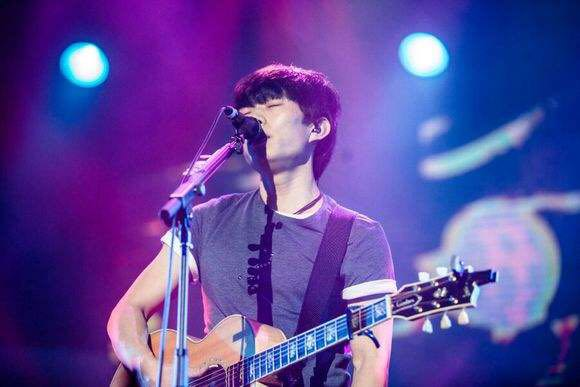
#> input picture 1.jpg, 580 x 387 px
$ python imageFaceDetection.py
#> lines starting #> are read from the running program, lines starting #| are printed output that depends on the picture; after the words box and inside, x2 and y2 are one past the last pixel; in counts of white or black regions, pixels touching at a corner belong together
#coding=utf-8
#静态图片的人脸检测
#2017.03.11
#Jee
import cv2
filename = '1.jpg'

def detect(filename):
#> called with filename = '1.jpg'
    face_cascade = cv2.CascadeClassifier('./cascades/haarcascade_frontalface_default.xml')
    img = cv2.imread(filename)
#> img is the input picture: shape (387, 580, 3); mean B, G, R 156.6, 71.8, 93.5
    # print img
    # exit()
    gray = cv2.cvtColor(img,cv2.COLOR_BGR2GRAY)
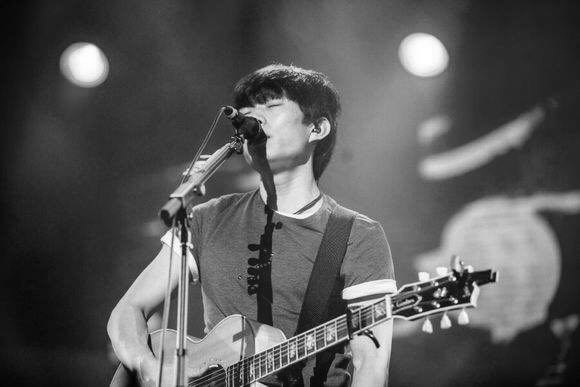
#> gray: shape (387, 580); min 2, max 255, mean 87.9

    faces = face_cascade.detectMultiScale(gray,1.1,5)
#> faces = ()
    for(x,y,w,h) in faces:
        img = cv2.rectangle(img,(x,y),(x+w,y+h),(255,0,0),2)
#> this loop made 0 passes
    cv2.namedWindow('MyFace',0)
    cv2.imshow('MyFace',img)
    cv2.imwrite('./MyFace1.jpg',img)
    cv2.waitKey(0)
detect(filename)

$ run again, with 2.jpg copied over 1.jpg
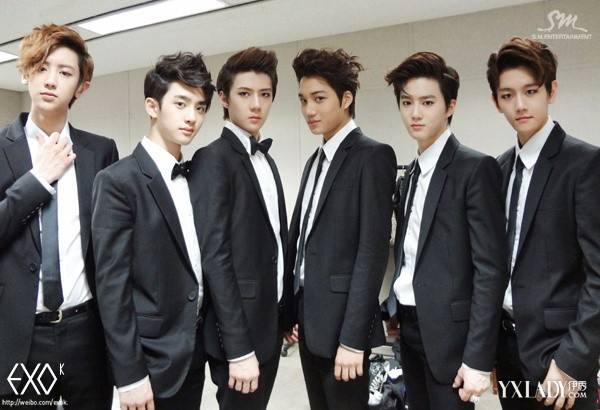
#> input picture 2.jpg, 600 x 410 px
#> in detect, img is the input picture: shape (410, 600, 3); mean B, G, R 100.1, 101.9, 105
#> faces = [[224, 71, 60, 60], [388, 78, 63, 63], [487, 67, 66, 66], [281, 75, 59, 59], [153, 80, 65, 65], [20, 46, 65, 65]]
#> the loop in detect, `for(x,y,w,h) in faces:` made 6 passes
#> pass 1, in detect, `img = cv2.rectangle(img,(x,y),(x+w,y+h),(255,0,0),2)`:
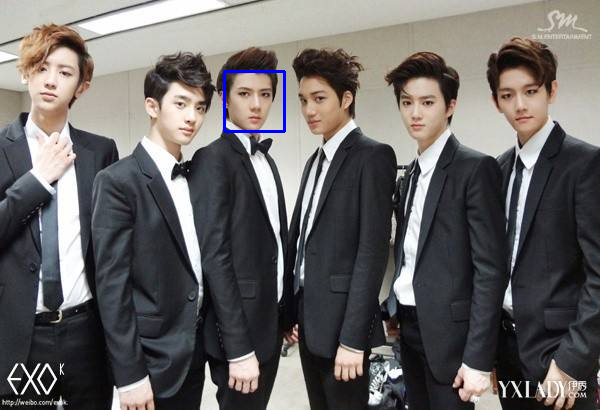
#> img: shape (410, 600, 3); 0.29% of pixels changed, all inside (x1, y1, x2, y2) = (223, 70, 286, 133)
#> after the loop in detect, `for(x,y,w,h) in faces:`:
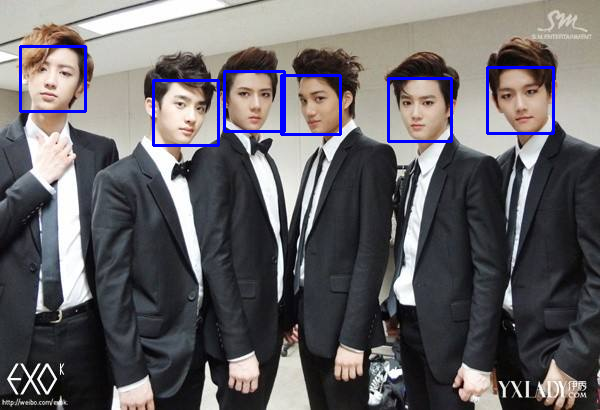
#> img: shape (410, 600, 3); mean B, G, R 102.6, 99.5, 102.5

$ run again, with 3.jpg copied over 1.jpg
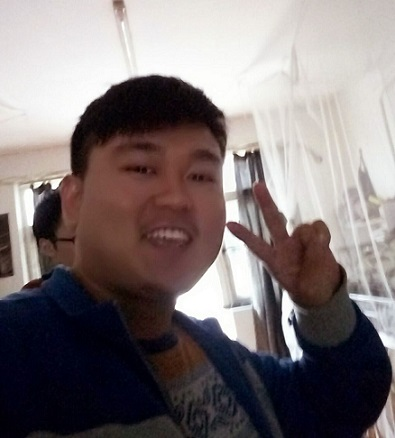
#> input picture 3.jpg, 395 x 438 px
#> in detect, img is the input picture: shape (438, 395, 3); mean B, G, R 118.7, 117.9, 127.1
#> faces = [[195, 239, 83, 83], [97, 121, 134, 134]]
#> the loop in detect, `for(x,y,w,h) in faces:` made 2 passes
#> pass 1, in detect, `img = cv2.rectangle(img,(x,y),(x+w,y+h),(255,0,0),2)`:
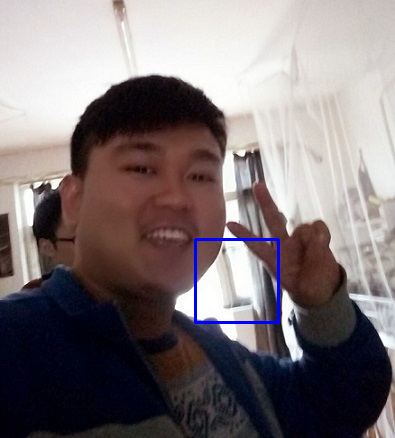
#> img: shape (438, 395, 3); 0.57% of pixels changed, all inside (x1, y1, x2, y2) = (194, 238, 280, 324)
#> pass 2, in detect, `img = cv2.rectangle(img,(x,y),(x+w,y+h),(255,0,0),2)`:
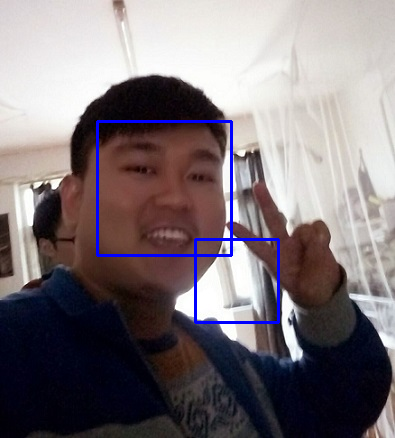
#> img: shape (438, 395, 3); 0.92% of pixels changed, all inside (x1, y1, x2, y2) = (96, 120, 233, 257)
